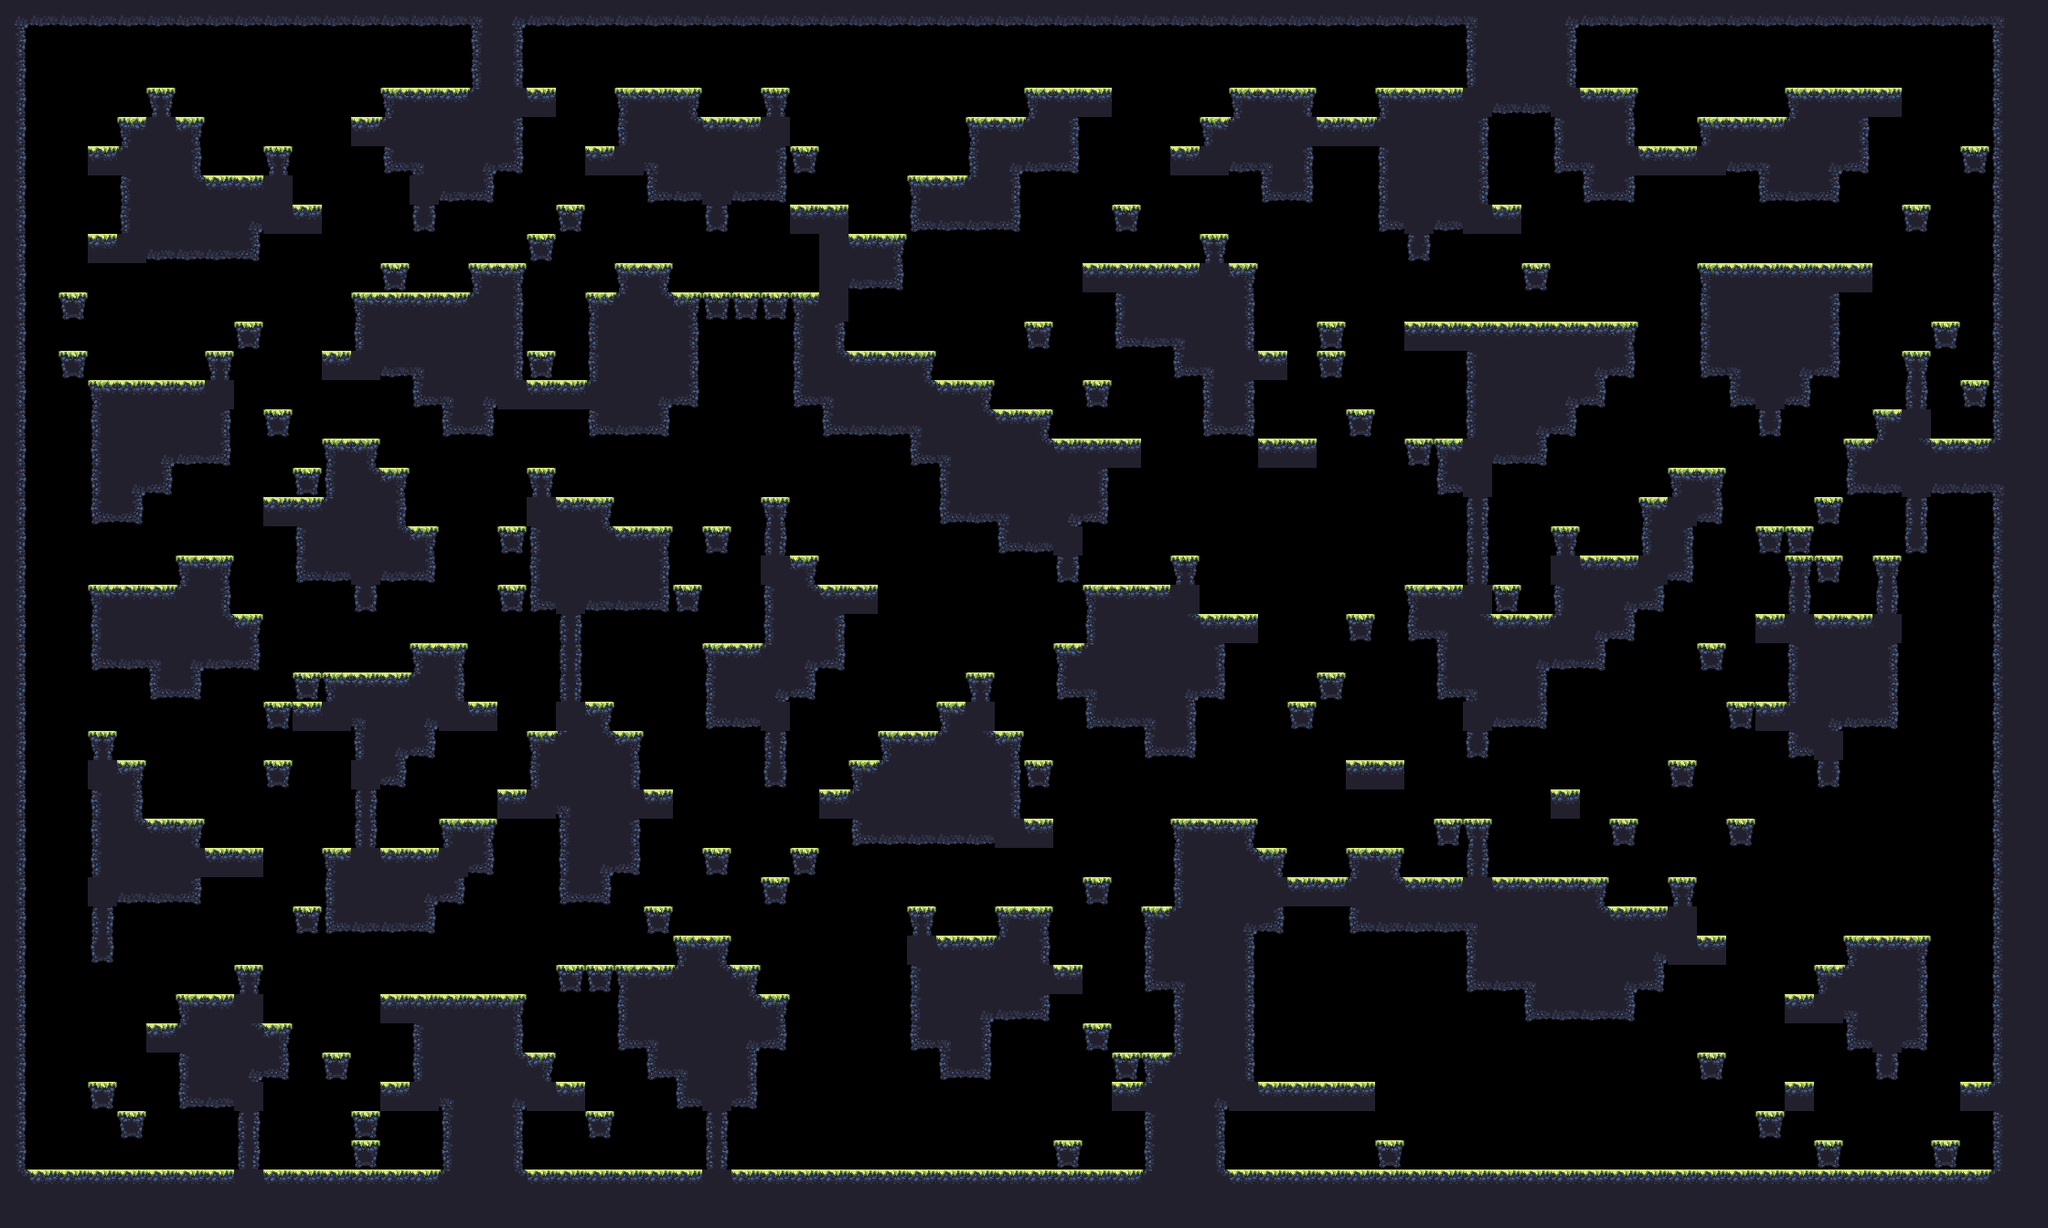

A level layout from a 2D game, rendered from its tile map. Below: a short description, then the map file with tile-grid data replaced by summaries:
An orthogonal 70x42 tile map with 32x32 px tiles, 1 tile layer (main) and 14 objects (5x spawn, boss_spawn, spawnPlayer3, spawnPlayer2, spawnPlayer1, ...).

<map version="1.2" tiledversion="1.3.2" orientation="orthogonal" renderorder="right-down" compressionlevel="0" width="70" height="42" tilewidth="32" tileheight="32" infinite="0" nextlayerid="3" nextobjectid="18">
 <tileset firstgid="1" source="forest_summer_tile_set.tsx" />
 <layer id="1" name="main" width="70" height="42">
  <data>[2940 cells, 1309 non-empty, 17 distinct tile ids]</data>
 </layer>
 <objectgroup id="2" name="objects">
  <object id="4" name="boss_spawn" x="1137.02" y="400.745" />
  <object id="5" name="spawnPlayer3" x="2118.75" y="1201.86" />
  <object id="6" name="spawnPlayer2" x="1844.7" y="83.1108" />
  <object id="7" name="spawnPlayer1" x="223.712" y="1057.36" />
  <object id="8" name="spawnPlayer0" x="296.188" y="86.3971" />
  <object id="9" name="spawnCrown3" x="1918.29" y="1192.06" />
  <object id="10" name="spawnCrown2" x="1920.91" y="62.6921" />
  <object id="11" name="spawnCrown1" x="357.626" y="1108.94" />
  <object id="12" name="spawnCrown0" x="362.617" y="202.071" />
  <object id="13" name="spawn" x="1052.63" y="672.688" />
  <object id="14" name="spawn" x="1445.29" y="591.879" />
  <object id="15" name="spawn" x="698.555" y="736.407" />
  <object id="16" name="spawn" x="1293.87" y="82.5877" />
  <object id="17" name="spawn" x="1441.84" y="1108.05" />
 </objectgroup>
</map>
